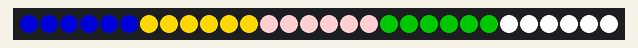
Recording of a sketch running on a simulated Arduino Uno, built for the host (arithmetic inside an expression is 32-bit, double 64-bit). On the bench: 30 RGB LEDs in strip order, left to right.

Above: at 5.1 s.
At 13.81 s:
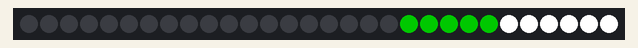
At 20.53 s:
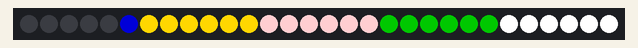
At 30.53 s:
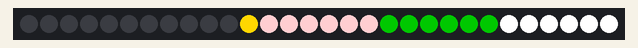
At 39.72 s:
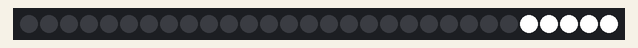

Measured:
- what the display in image 0 shows lasts 2.2 s, from 5.0 s to 7.2 s

The sketch:

The_Queen_Light.ino
```cpp
#include <FastLED.h>
#include "modules.hpp"

#define NUM_LEDS 30

#define DATA_PIN 5

CRGB leds[NUM_LEDS];

#define PANDORA CRGB::DarkMagenta
#define FREAX CRGB::Gold
#define BIOS CRGB::DarkTurquoise
#define COMMODORE CRGB::DarkGreen

// This function sets up the ledsand tells the controller about them
void setup() {
	// sanity check delay - allows reprogramming if accidently blowing power w/leds
   	delay(2000);

    FastLED.addLeds<SM16703, DATA_PIN, RBG>(leds, NUM_LEDS);
}

int interval = 500;


// This function runs over and over, and is where you do the magic to light
// your leds.


void loop() {

  UpTo(leds, NUM_LEDS, PANDORA, FREAX, BIOS, COMMODORE, CRGB::White);

  delay(2000);

  for( int i = 0; i < 30; i++) {
      leds[i] = CRGB::Black;
      FastLED.show();
  }
  delay(100);

}
```

modules.cpp
```cpp
#define RATING 100
#include "modules.hpp"


void UpTo(CRGB *leds, int leds_number,int l0, int l1, int l2, int l3, int l4) {

    for (int set = leds_number; set >= 0; set--) {
    if (set < 6) {

      leds[set] = l0;
      FastLED.show();
      delay(RATING);
    }

    else if (set >= 6 && set < 12) {
      leds[set] = l1;
      FastLED.show();
      delay(RATING);

    }
    else if (set >= 12 && set < 18) {
      leds[set] = l2;
      FastLED.show();
      delay(RATING);
    }
    else if (set >= 18 && set < 24 ) {
      leds[set] = l3;
      FastLED.show();
      delay(RATING);
    }
    else {
      leds[set] = l4;
      FastLED.show();
      delay(RATING);
    }

  }

}
```

modules.hpp
```cpp
#pragma once

#include <FastLED.h>

void UpTo(CRGB *leds, int leds_number, int l0, int l1, int l2, int l3, int l4);
```
